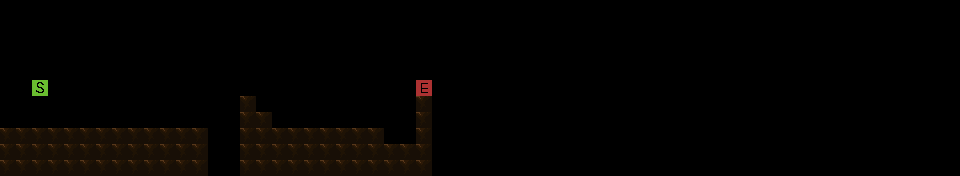

Below is a game level as drawn by its tile map, then a one-line description and the .tmx file that defines it, in full:
An orthogonal 60x11 tile map with 16x16 px tiles, 5 tile layers (background, terrain, enemies, foreground, ...), 2 tilesets.

<map version="1.8" tiledversion="1.8.4" orientation="orthogonal" renderorder="right-down" width="60" height="11" tilewidth="16" tileheight="16" infinite="0" nextlayerid="6" nextobjectid="1">
 <tileset firstgid="1" source="../tilesets/env_ground.tsx" />
 <tileset firstgid="901" source="../tilesets/setup_tiles.tsx" />
 <layer id="5" name="background" width="60" height="11">
  <data encoding="csv">
0,0,0,0,0,0,0,0,0,0,0,0,0,0,0,0,0,0,0,0,0,0,0,0,0,0,0,0,0,0,0,0,0,0,0,0,0,0,0,0,0,0,0,0,0,0,0,0,0,0,0,0,0,0,0,0,0,0,0,0,
0,0,0,0,0,0,0,0,0,0,0,0,0,0,0,0,0,0,0,0,0,0,0,0,0,0,0,0,0,0,0,0,0,0,0,0,0,0,0,0,0,0,0,0,0,0,0,0,0,0,0,0,0,0,0,0,0,0,0,0,
0,0,0,0,0,0,0,0,0,0,0,0,0,0,0,0,0,0,0,0,0,0,0,0,0,0,0,0,0,0,0,0,0,0,0,0,0,0,0,0,0,0,0,0,0,0,0,0,0,0,0,0,0,0,0,0,0,0,0,0,
0,0,0,0,0,0,0,0,0,0,0,0,0,0,0,0,0,0,0,0,0,0,0,0,0,0,0,0,0,0,0,0,0,0,0,0,0,0,0,0,0,0,0,0,0,0,0,0,0,0,0,0,0,0,0,0,0,0,0,0,
0,0,0,0,0,0,0,0,0,0,0,0,0,0,0,0,0,0,0,0,0,0,0,0,0,0,0,0,0,0,0,0,0,0,0,0,0,0,0,0,0,0,0,0,0,0,0,0,0,0,0,0,0,0,0,0,0,0,0,0,
0,0,0,0,0,0,0,0,0,0,0,0,0,0,0,0,0,0,0,0,0,0,0,0,0,0,0,0,0,0,0,0,0,0,0,0,0,0,0,0,0,0,0,0,0,0,0,0,0,0,0,0,0,0,0,0,0,0,0,0,
0,0,0,0,0,0,0,0,0,0,0,0,0,0,0,0,0,0,0,0,0,0,0,0,0,0,0,0,0,0,0,0,0,0,0,0,0,0,0,0,0,0,0,0,0,0,0,0,0,0,0,0,0,0,0,0,0,0,0,0,
0,0,0,0,0,0,0,0,0,0,0,0,0,0,0,0,0,0,0,0,0,0,0,0,0,0,0,0,0,0,0,0,0,0,0,0,0,0,0,0,0,0,0,0,0,0,0,0,0,0,0,0,0,0,0,0,0,0,0,0,
0,0,0,0,0,0,0,0,0,0,0,0,0,0,0,0,0,0,0,0,0,0,0,0,0,0,0,0,0,0,0,0,0,0,0,0,0,0,0,0,0,0,0,0,0,0,0,0,0,0,0,0,0,0,0,0,0,0,0,0,
0,0,0,0,0,0,0,0,0,0,0,0,0,0,0,0,0,0,0,0,0,0,0,0,0,0,0,0,0,0,0,0,0,0,0,0,0,0,0,0,0,0,0,0,0,0,0,0,0,0,0,0,0,0,0,0,0,0,0,0,
0,0,0,0,0,0,0,0,0,0,0,0,0,0,0,0,0,0,0,0,0,0,0,0,0,0,0,0,0,0,0,0,0,0,0,0,0,0,0,0,0,0,0,0,0,0,0,0,0,0,0,0,0,0,0,0,0,0,0,0
</data>
 </layer>
 <layer id="1" name="terrain" width="60" height="11">
  <data encoding="csv">
0,0,0,0,0,0,0,0,0,0,0,0,0,0,0,0,0,0,0,0,0,0,0,0,0,0,0,0,0,0,0,0,0,0,0,0,0,0,0,0,0,0,0,0,0,0,0,0,0,0,0,0,0,0,0,0,0,0,0,0,
0,0,0,0,0,0,0,0,0,0,0,0,0,0,0,0,0,0,0,0,0,0,0,0,0,0,0,0,0,0,0,0,0,0,0,0,0,0,0,0,0,0,0,0,0,0,0,0,0,0,0,0,0,0,0,0,0,0,0,0,
0,0,0,0,0,0,0,0,0,0,0,0,0,0,0,0,0,0,0,0,0,0,0,0,0,0,0,0,0,0,0,0,0,0,0,0,0,0,0,0,0,0,0,0,0,0,0,0,0,0,0,0,0,0,0,0,0,0,0,0,
0,0,0,0,0,0,0,0,0,0,0,0,0,0,0,0,0,0,0,0,0,0,0,0,0,0,0,0,0,0,0,0,0,0,0,0,0,0,0,0,0,0,0,0,0,0,0,0,0,0,0,0,0,0,0,0,0,0,0,0,
0,0,0,0,0,0,0,0,0,0,0,0,0,0,0,0,0,0,0,0,0,0,0,0,0,0,0,0,0,0,0,0,0,0,0,0,0,0,0,0,0,0,0,0,0,0,0,0,0,0,0,0,0,0,0,0,0,0,0,0,
0,0,0,0,0,0,0,0,0,0,0,0,0,0,0,0,0,0,0,0,0,0,0,0,0,0,0,0,0,0,0,0,0,0,0,0,0,0,0,0,0,0,0,0,0,0,0,0,0,0,0,0,0,0,0,0,0,0,0,0,
0,0,0,0,0,0,0,0,0,0,0,0,0,0,0,457,0,0,0,0,0,0,0,0,0,0,457,0,0,0,0,0,0,0,0,0,0,0,0,0,0,0,0,0,0,0,0,0,0,0,0,0,0,0,0,0,0,0,0,0,
0,0,0,0,0,0,0,0,0,0,0,0,0,0,0,457,457,0,0,0,0,0,0,0,0,0,457,0,0,0,0,0,0,0,0,0,0,0,0,0,0,0,0,0,0,0,0,0,0,0,0,0,0,0,0,0,0,0,0,0,
457,457,457,457,457,457,457,457,457,457,457,457,457,0,0,457,457,457,457,457,457,457,457,457,0,0,457,0,0,0,0,0,0,0,0,0,0,0,0,0,0,0,0,0,0,0,0,0,0,0,0,0,0,0,0,0,0,0,0,0,
457,457,457,457,457,457,457,457,457,457,457,457,457,0,0,457,457,457,457,457,457,457,457,457,457,457,457,0,0,0,0,0,0,0,0,0,0,0,0,0,0,0,0,0,0,0,0,0,0,0,0,0,0,0,0,0,0,0,0,0,
457,457,457,457,457,457,457,457,457,457,457,457,457,0,0,457,457,457,457,457,457,457,457,457,457,457,457,0,0,0,0,0,0,0,0,0,0,0,0,0,0,0,0,0,0,0,0,0,0,0,0,0,0,0,0,0,0,0,0,0
</data>
 </layer>
 <layer id="3" name="enemies" width="60" height="11">
  <data encoding="csv">
0,0,0,0,0,0,0,0,0,0,0,0,0,0,0,0,0,0,0,0,0,0,0,0,0,0,0,0,0,0,0,0,0,0,0,0,0,0,0,0,0,0,0,0,0,0,0,0,0,0,0,0,0,0,0,0,0,0,0,0,
0,0,0,0,0,0,0,0,0,0,0,0,0,0,0,0,0,0,0,0,0,0,0,0,0,0,0,0,0,0,0,0,0,0,0,0,0,0,0,0,0,0,0,0,0,0,0,0,0,0,0,0,0,0,0,0,0,0,0,0,
0,0,0,0,0,0,0,0,0,0,0,0,0,0,0,0,0,0,0,0,0,0,0,0,0,0,0,0,0,0,0,0,0,0,0,0,0,0,0,0,0,0,0,0,0,0,0,0,0,0,0,0,0,0,0,0,0,0,0,0,
0,0,0,0,0,0,0,0,0,0,0,0,0,0,0,0,0,0,0,0,0,0,0,0,0,0,0,0,0,0,0,0,0,0,0,0,0,0,0,0,0,0,0,0,0,0,0,0,0,0,0,0,0,0,0,0,0,0,0,0,
0,0,0,0,0,0,0,0,0,0,0,0,0,0,0,0,0,0,0,0,0,0,0,0,0,0,0,0,0,0,0,0,0,0,0,0,0,0,0,0,0,0,0,0,0,0,0,0,0,0,0,0,0,0,0,0,0,0,0,0,
0,0,0,0,0,0,0,0,0,0,0,0,0,0,0,0,0,0,0,0,0,0,0,0,0,0,0,0,0,0,0,0,0,0,0,0,0,0,0,0,0,0,0,0,0,0,0,0,0,0,0,0,0,0,0,0,0,0,0,0,
0,0,0,0,0,0,0,0,0,0,0,0,0,0,0,0,0,0,0,0,0,0,0,0,0,0,0,0,0,0,0,0,0,0,0,0,0,0,0,0,0,0,0,0,0,0,0,0,0,0,0,0,0,0,0,0,0,0,0,0,
0,0,0,0,0,0,0,0,0,0,0,0,0,0,0,0,0,0,0,0,0,0,0,0,0,0,0,0,0,0,0,0,0,0,0,0,0,0,0,0,0,0,0,0,0,0,0,0,0,0,0,0,0,0,0,0,0,0,0,0,
0,0,0,0,0,0,0,0,0,0,0,0,0,0,0,0,0,0,0,0,0,0,0,0,0,0,0,0,0,0,0,0,0,0,0,0,0,0,0,0,0,0,0,0,0,0,0,0,0,0,0,0,0,0,0,0,0,0,0,0,
0,0,0,0,0,0,0,0,0,0,0,0,0,0,0,0,0,0,0,0,0,0,0,0,0,0,0,0,0,0,0,0,0,0,0,0,0,0,0,0,0,0,0,0,0,0,0,0,0,0,0,0,0,0,0,0,0,0,0,0,
0,0,0,0,0,0,0,0,0,0,0,0,0,0,0,0,0,0,0,0,0,0,0,0,0,0,0,0,0,0,0,0,0,0,0,0,0,0,0,0,0,0,0,0,0,0,0,0,0,0,0,0,0,0,0,0,0,0,0,0
</data>
 </layer>
 <layer id="2" name="foreground" width="60" height="11">
  <data encoding="csv">
0,0,0,0,0,0,0,0,0,0,0,0,0,0,0,0,0,0,0,0,0,0,0,0,0,0,0,0,0,0,0,0,0,0,0,0,0,0,0,0,0,0,0,0,0,0,0,0,0,0,0,0,0,0,0,0,0,0,0,0,
0,0,0,0,0,0,0,0,0,0,0,0,0,0,0,0,0,0,0,0,0,0,0,0,0,0,0,0,0,0,0,0,0,0,0,0,0,0,0,0,0,0,0,0,0,0,0,0,0,0,0,0,0,0,0,0,0,0,0,0,
0,0,0,0,0,0,0,0,0,0,0,0,0,0,0,0,0,0,0,0,0,0,0,0,0,0,0,0,0,0,0,0,0,0,0,0,0,0,0,0,0,0,0,0,0,0,0,0,0,0,0,0,0,0,0,0,0,0,0,0,
0,0,0,0,0,0,0,0,0,0,0,0,0,0,0,0,0,0,0,0,0,0,0,0,0,0,0,0,0,0,0,0,0,0,0,0,0,0,0,0,0,0,0,0,0,0,0,0,0,0,0,0,0,0,0,0,0,0,0,0,
0,0,0,0,0,0,0,0,0,0,0,0,0,0,0,0,0,0,0,0,0,0,0,0,0,0,0,0,0,0,0,0,0,0,0,0,0,0,0,0,0,0,0,0,0,0,0,0,0,0,0,0,0,0,0,0,0,0,0,0,
0,0,0,0,0,0,0,0,0,0,0,0,0,0,0,0,0,0,0,0,0,0,0,0,0,0,0,0,0,0,0,0,0,0,0,0,0,0,0,0,0,0,0,0,0,0,0,0,0,0,0,0,0,0,0,0,0,0,0,0,
0,0,0,0,0,0,0,0,0,0,0,0,0,0,0,0,0,0,0,0,0,0,0,0,0,0,0,0,0,0,0,0,0,0,0,0,0,0,0,0,0,0,0,0,0,0,0,0,0,0,0,0,0,0,0,0,0,0,0,0,
0,0,0,0,0,0,0,0,0,0,0,0,0,0,0,0,0,0,0,0,0,0,0,0,0,0,0,0,0,0,0,0,0,0,0,0,0,0,0,0,0,0,0,0,0,0,0,0,0,0,0,0,0,0,0,0,0,0,0,0,
0,0,0,0,0,0,0,0,0,0,0,0,0,0,0,0,0,0,0,0,0,0,0,0,0,0,0,0,0,0,0,0,0,0,0,0,0,0,0,0,0,0,0,0,0,0,0,0,0,0,0,0,0,0,0,0,0,0,0,0,
0,0,0,0,0,0,0,0,0,0,0,0,0,0,0,0,0,0,0,0,0,0,0,0,0,0,0,0,0,0,0,0,0,0,0,0,0,0,0,0,0,0,0,0,0,0,0,0,0,0,0,0,0,0,0,0,0,0,0,0,
0,0,0,0,0,0,0,0,0,0,0,0,0,0,0,0,0,0,0,0,0,0,0,0,0,0,0,0,0,0,0,0,0,0,0,0,0,0,0,0,0,0,0,0,0,0,0,0,0,0,0,0,0,0,0,0,0,0,0,0
</data>
 </layer>
 <layer id="4" name="player" width="60" height="11">
  <data encoding="csv">
0,0,0,0,0,0,0,0,0,0,0,0,0,0,0,0,0,0,0,0,0,0,0,0,0,0,0,0,0,0,0,0,0,0,0,0,0,0,0,0,0,0,0,0,0,0,0,0,0,0,0,0,0,0,0,0,0,0,0,0,
0,0,0,0,0,0,0,0,0,0,0,0,0,0,0,0,0,0,0,0,0,0,0,0,0,0,0,0,0,0,0,0,0,0,0,0,0,0,0,0,0,0,0,0,0,0,0,0,0,0,0,0,0,0,0,0,0,0,0,0,
0,0,0,0,0,0,0,0,0,0,0,0,0,0,0,0,0,0,0,0,0,0,0,0,0,0,0,0,0,0,0,0,0,0,0,0,0,0,0,0,0,0,0,0,0,0,0,0,0,0,0,0,0,0,0,0,0,0,0,0,
0,0,0,0,0,0,0,0,0,0,0,0,0,0,0,0,0,0,0,0,0,0,0,0,0,0,0,0,0,0,0,0,0,0,0,0,0,0,0,0,0,0,0,0,0,0,0,0,0,0,0,0,0,0,0,0,0,0,0,0,
0,0,0,0,0,0,0,0,0,0,0,0,0,0,0,0,0,0,0,0,0,0,0,0,0,0,0,0,0,0,0,0,0,0,0,0,0,0,0,0,0,0,0,0,0,0,0,0,0,0,0,0,0,0,0,0,0,0,0,0,
0,0,901,0,0,0,0,0,0,0,0,0,0,0,0,0,0,0,0,0,0,0,0,0,0,0,902,0,0,0,0,0,0,0,0,0,0,0,0,0,0,0,0,0,0,0,0,0,0,0,0,0,0,0,0,0,0,0,0,0,
0,0,0,0,0,0,0,0,0,0,0,0,0,0,0,0,0,0,0,0,0,0,0,0,0,0,0,0,0,0,0,0,0,0,0,0,0,0,0,0,0,0,0,0,0,0,0,0,0,0,0,0,0,0,0,0,0,0,0,0,
0,0,0,0,0,0,0,0,0,0,0,0,0,0,0,0,0,0,0,0,0,0,0,0,0,0,0,0,0,0,0,0,0,0,0,0,0,0,0,0,0,0,0,0,0,0,0,0,0,0,0,0,0,0,0,0,0,0,0,0,
0,0,0,0,0,0,0,0,0,0,0,0,0,0,0,0,0,0,0,0,0,0,0,0,0,0,0,0,0,0,0,0,0,0,0,0,0,0,0,0,0,0,0,0,0,0,0,0,0,0,0,0,0,0,0,0,0,0,0,0,
0,0,0,0,0,0,0,0,0,0,0,0,0,0,0,0,0,0,0,0,0,0,0,0,0,0,0,0,0,0,0,0,0,0,0,0,0,0,0,0,0,0,0,0,0,0,0,0,0,0,0,0,0,0,0,0,0,0,0,0,
0,0,0,0,0,0,0,0,0,0,0,0,0,0,0,0,0,0,0,0,0,0,0,0,0,0,0,0,0,0,0,0,0,0,0,0,0,0,0,0,0,0,0,0,0,0,0,0,0,0,0,0,0,0,0,0,0,0,0,0
</data>
 </layer>
</map>
